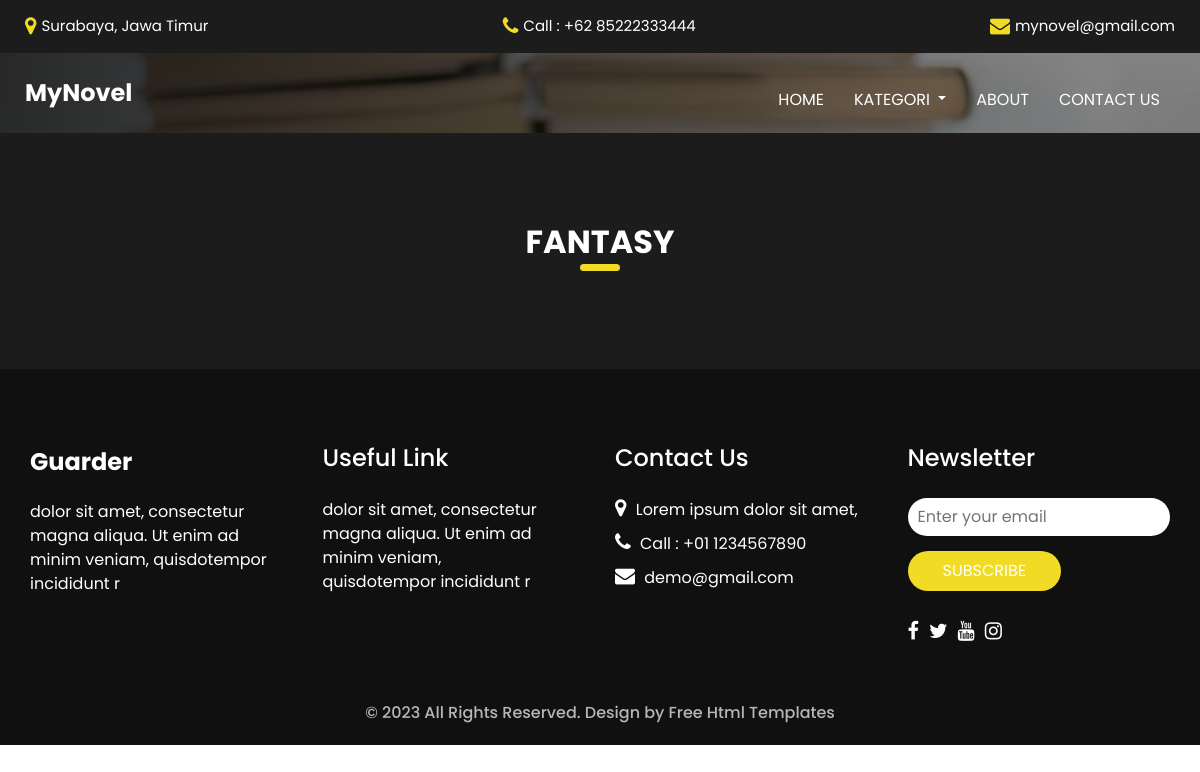
The page /fantasy.php on the database as committed earlier.
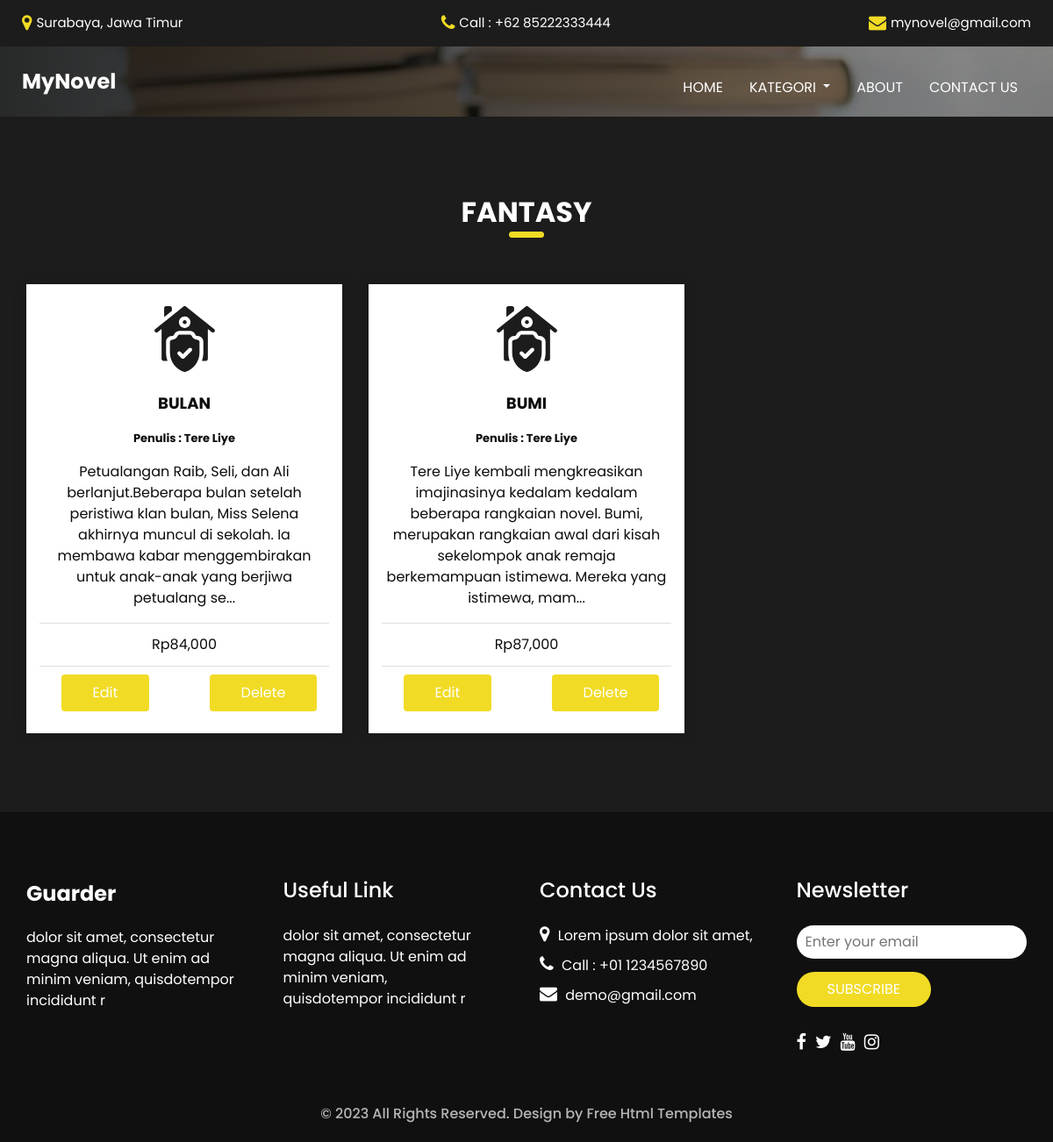
The same page on the database as committed later.
### tables this page shows
CREATE TABLE `novel` (
  `id_novel` int(11) NOT NULL,
  `id_kategori` int(11) NOT NULL,
  `id_penulis` int(11) NOT NULL,
  `judul` varchar(255) NOT NULL,
  `ket` text NOT NULL,
  `harga` int(11) NOT NULL
);

CREATE TABLE `penulis` (
  `id_penulis` int(11) NOT NULL,
  `nama_penulis` varchar(255) NOT NULL
);

### fantasy.php (the view, shortened to what the changed rows need)
<!DOCTYPE html>
<html>
<head>
    <link rel="stylesheet" type="text/css" href="css/bootstrap.css" />
    <link href="css/style.css" rel="stylesheet" />
    <link href="css/responsive.css" rel="stylesheet" />
</head>
<body class="sub_page">
    <section class="service_section layout_padding ">
        <div class="container">
            <div class="heading_container heading_center">
                <h2>
                    Fantasy
                </h2>
            </div>
            <div class="row">
                <?php
                include "back-end/connection.php";
                $novel = mysqli_query($connection, "SELECT * FROM novel JOIN penulis ON novel.id_penulis = penulis.id_penulis JOIN kategori ON novel.id_kategori = kategori.id_kategori WHERE novel.id_kategori = 2");
                foreach ($novel as $key => $novel1) {
                ?>
                    <div class="col-md-4">
                        <div class="box ">
                            <div class="img-box">
                            </div>
                            <div class="detail-box">
                                <h6>
                                    <?php echo $novel1["judul"]; ?>
                                </h6>
                                <p style="font-weight: bold; font-size:small">
                                    Penulis : <?php echo $novel1["nama_penulis"]; ?>
                                </p>
                                <p>
                                    <?php
                                    echo substr($novel1["ket"], 0, 200) . "...";
                                    ?>
                                </p>
                                <ul class="list-group list-group-flush">
                                    <li class="list-group-item">Rp<?php echo number_format($novel1["harga"]); ?></li>
                                </ul>
                                <div class="row">
                                    <div class="col">
                                        <a href="edit_novel.php?id_novel=<?php echo $novel1["id_novel"] ?>" class="btn">Edit</a>
                                    </div>
                                    <div class="col">
                                        <a href="back-end/proses_delete_novel.php?id_novel=<?php echo $novel1["id_novel"] ?>" class="btn" onclick="return confirm('Are you sure you want to delete this item?');">Delete</a>
                                    </div>
                                </div>
                            </div>
                        </div>
                    </div>
                <?php } ?>
            </div>
        </div>
    </section>
</body>
</html>

Rows that differ between the two databases and show on the page:
added novel: judul "BULAN", id_penulis.nama_penulis "Tere Liye", ket "Petualangan Raib, Seli, dan Ali berlanjut.Beberapa bulan setelah peristiwa klan bulan, Miss Selena akhirnya muncul di sekolah. Ia membawa kabar menggembirakan untuk anak-anak yang berjiwa petualang se", harga "84,000"
added novel: judul "BUMI", id_penulis.nama_penulis "Tere Liye", ket "Tere Liye kembali mengkreasikan imajinasinya kedalam kedalam beberapa rangkaian novel. Bumi, merupakan rangkaian awal dari kisah sekelompok anak remaja berkemampuan istimewa. Mereka yang istimewa, mam", harga "87,000"
